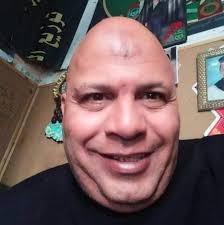
#> input picture shakal.jpg, 224 x 225 px
$ python test.py
#> lines starting #> are read from the running program, lines starting #| are printed output that depends on the picture
from PIL import Image
import numpy as np

img = Image.open("shakal.jpg")
#> img is the input picture: PIL image 224x225 RGB; mean R, G, B 111.5, 90.3, 89.8


def rgb2RGB565(r, g, b):
    # Swap the red and blue channels for the conversion.
    return ((b & 0xF8) << 8) | ((g & 0xFC) << 3) | (r >> 3)

# convert the image to array
img = np.array(img)

# apply the conversion to all pixels
img = np.array([[rgb2RGB565(*pixel) for pixel in row] for row in img])
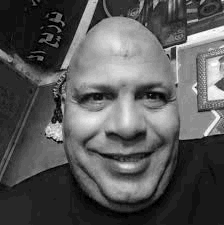
#> img: shape (225, 224) int64; min 0, max 65529, mean 22822.8; drawn with min black and max white


x = (255, 0, 0)
assert rgb2RGB565(*x) == 0x001F
